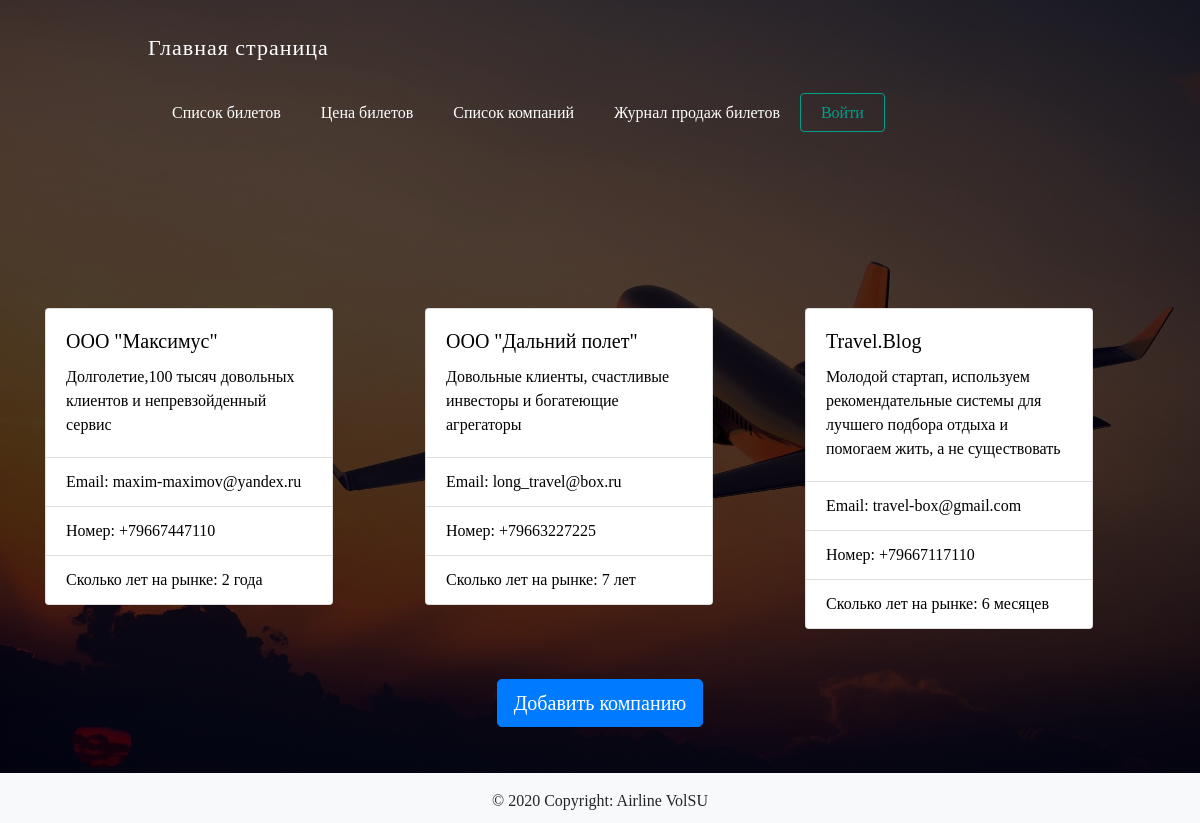
Screenshot of /list_company.php with the database file from the repository.
### tables this page shows
CREATE TABLE `company` (
  `company_id` int(255) NOT NULL AUTO_INCREMENT,
  `company_name` text NOT NULL,
  `company_email` text NOT NULL,
  `company_phone` text NOT NULL,
  `company_age` text NOT NULL,
  `company_info` mediumtext NOT NULL,
  PRIMARY KEY (`company_id`)
);

### list_company.php (the view, shortened to what this page needs)
<?php
require_once 'constants.php';
$sql = "SELECT * FROM `company`";
$result = $dbc -> query($sql);
?>
<!DOCTYPE html>
<html lang="en">
<head>
    <?php require_once 'header.php'; ?>
</head>
<body>
<div class="wrapper">
    <?php require_once 'navbar.php'; ?>
    <div class="content">
        <div class="container">
            <div class="row">
                <?php
                foreach ($result as $item){
                    $company_name = $item['company_name'];
                    $company_email = $item['company_email'];
                    $company_phone = $item['company_phone'];
                    $company_age = $item['company_age'];
                    $company_info = $item['company_info'];
                    echo ("
                        <div class=\"col-lg-4 col-md-4 col-sm-12 list\">
                            <div class=\"card\" style=\"width: 18rem;\">
                                <div class=\"card-body\">
                                    <h5 class=\"card-title\">$company_name</h5>
                                    <p class=\"card-text\">$company_info</p>
                                </div>
                                <ul class=\"list-group list-group-flush\">
                                    <li class=\"list-group-item\">Email: $company_email</li>
                                    <li class=\"list-group-item\">Номер: $company_phone</li>
                                    <li class=\"list-group-item\">Сколько лет на рынке: $company_age</li>
                                </ul>
                            </div>
                        </div>
                        ");
                }
                ?>
            </div>
            <div class="text-center">
                <form action="form_company.php">
                    <button class="btn btn-primary btn-lg" type="submit">
                        Добавить компанию
                    </button>
                </form>
            </div>
            <br>
            <br>
        </div>
        <br>
        <br>
    </div>
    <?php require_once 'footer.php'; ?>
</div>
</body>
</html>

### header.php (shortened to what this page needs)
<link rel="stylesheet" href="https://stackpath.bootstrapcdn.com/bootstrap/4.5.2/css/bootstrap.min.css"
>
<link rel="stylesheet" href="style/style.css">
<link rel="stylesheet" href="https://maxcdn.bootstrapcdn.com/font-awesome/"

### navbar.php
<div class="navbar">
    <div class="main">
        <a href="index.php">Главная страница</a>
    </div>
    <div class="menu">
        <ul>
            <li><a href="list_tickets.php">Список билетов</a><li>
            <li><a href="price_tickets.php">Цена билетов</a><li>
            <li><a href="list_company.php">Список компаний</a><li>
            <li><a href="#">Журнал продаж билетов</a><li>
            <li><a href=<?php
                if(empty($_SESSION['username']))echo "login.php";
                else echo "personal_profile.php";
                ?>>
                    <?php
                    if(empty($_SESSION['username']))echo "Войти";
                    else echo "Личный кабинет";
                    ?>
                </a><li>
        </ul>
    </div>
</div>

### footer.php
<footer class="footer">
    <div class="footer-copyright text-center py-3">© 2020 Copyright: Airline VolSU</div>
</footer>

### style/style.css (style rules this page uses)
html, body { margin: 0; padding: 0; width: 100%; }
.container { margin-top:8%; }
body { width:100%; height: 100vh; background: linear-gradient( rgba(0, 0, 0, 0.7), rgba(0, 0, 0, 0.7) ),url(../images/fly.jpg); background-position: center; background-repeat: no-repeat; background-size: cover; display: table; font-family: Montserrat; }
.main { letter-spacing: 1px; float: left; font-size:22px; line-height: 80px; padding: 0 6em; color:white; text-decoration: none; }
.menu { float:right; line-height: 50px; margin: 0 6em; }
.main a { text-decoration: none; color: white; }
.menu ul { list-style:none; }
.menu ul li { display: inline-block; }
.menu ul li a { text-decoration: none; color: #fff; font-size: 16px; font-weight: lighter; padding: 0 20px; }
ul li:nth-child(9) a { color: #009f8b; border: 1px solid #009f8b; padding: 10px 20px; border-radius: 4px; }
.row { color: #000; }
.list { margin-top: 50px; margin-bottom: 50px; }
.row { margin-top:40px; }
.footer { position: absolute; left: 0; bottom: 0; width: 100%; background: #f8f9fa; flex: 0 0 auto; height: 50px; position: fixed; }

### rows the page displays
company: company_name "ООО \"Максимус\"", company_info "Долголетие,100 тысяч довольных клиентов и непревзойденный сервис", company_email "maxim-maximov@yandex.ru", company_phone "+79667447110", company_age "2 года"
company: company_name "ООО \"Дальний полет\"", company_info "Довольные клиенты, счастливые инвесторы и богатеющие агрегаторы", company_email "long_travel@box.ru", company_phone "+79663227225", company_age "7 лет"
company: company_name "Travel.Blog", company_info "Молодой стартап, используем рекомендательные системы для лучшего подбора отдыха и помогаем жить, а не существовать", company_email "travel-box@gmail.com", company_phone "+79667117110", company_age "6 месяцев"
